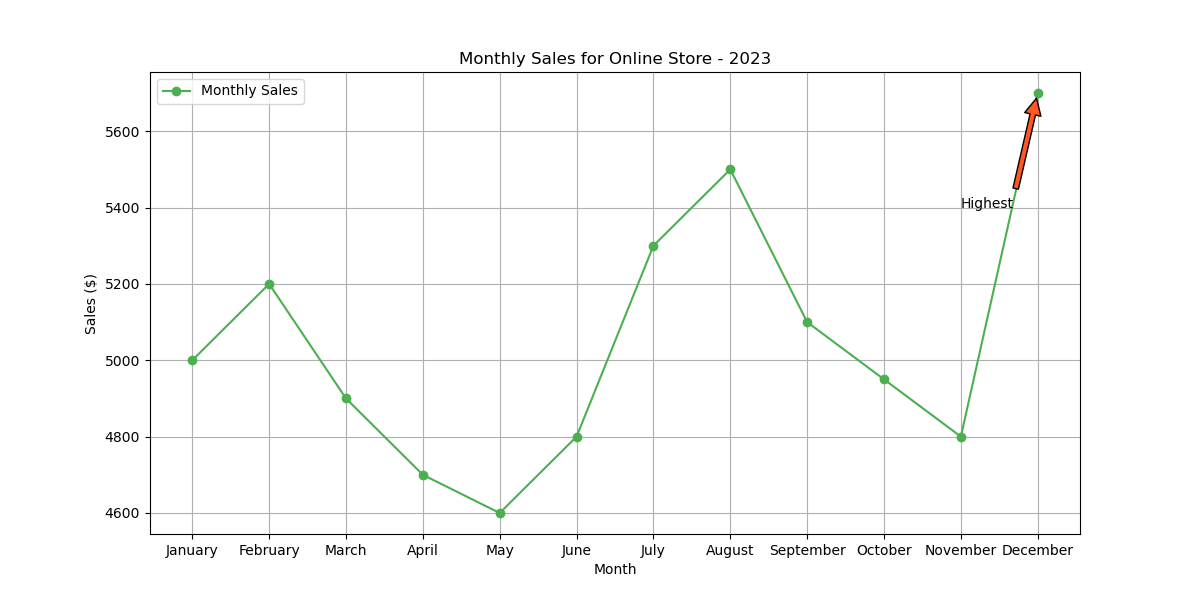

Python code for this plot:

import matplotlib.pyplot as plt

months = ["January", "February", "March", "April", "May", "June", "July",
          "August", "September", "October", "November", "December"]
revenue = [5000, 5200, 4900, 4700, 4600, 4800, 5300, 5500, 5100, 4950, 4800, 5700]

plt.figure(figsize=(12, 6))
plt.plot(months, revenue, marker='o', color='#4CAF50', label='Monthly Sales')  

plt.annotate('Highest', xy=('December', 5700), xytext=('November', 5400),
             arrowprops=dict(facecolor='#FF5722', shrink=0.05))

plt.xlabel('Month')
plt.ylabel('Sales ($)')
plt.title('Monthly Sales for Online Store - 2023')
plt.legend(loc='upper left')
plt.grid(True)

plt.show()
